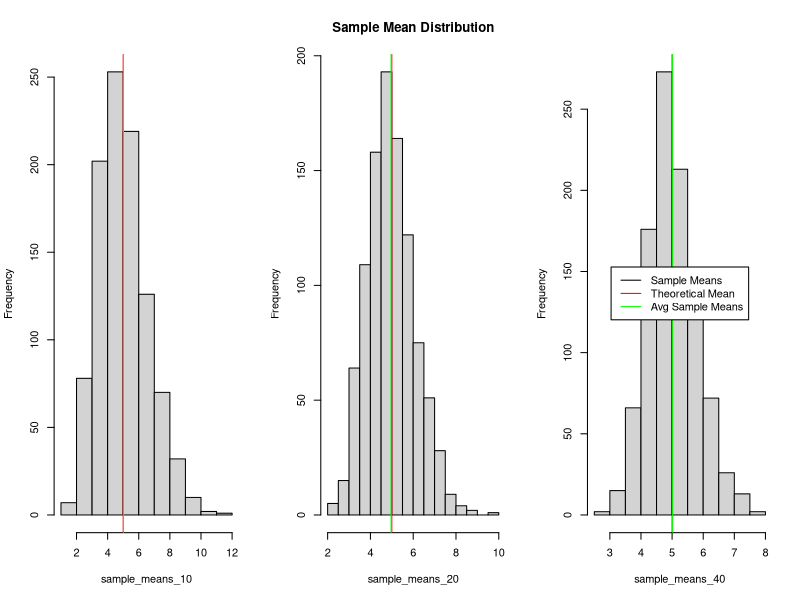
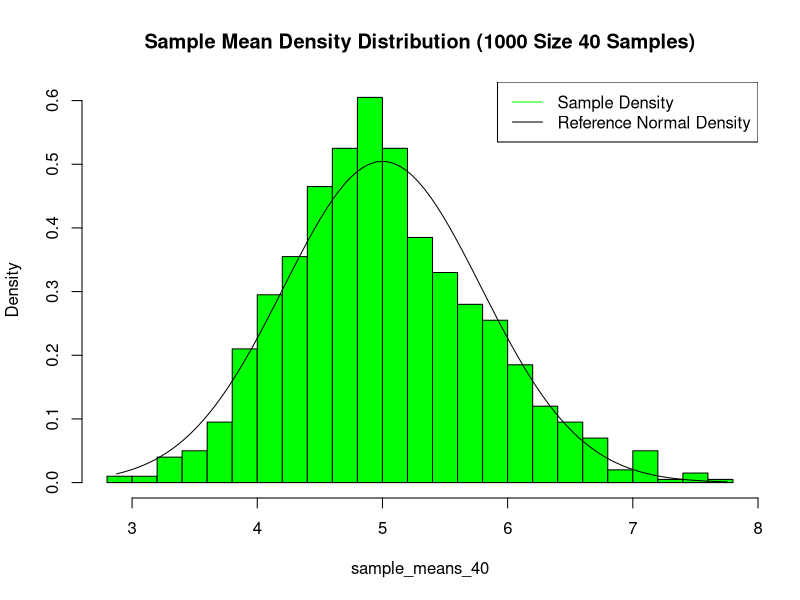
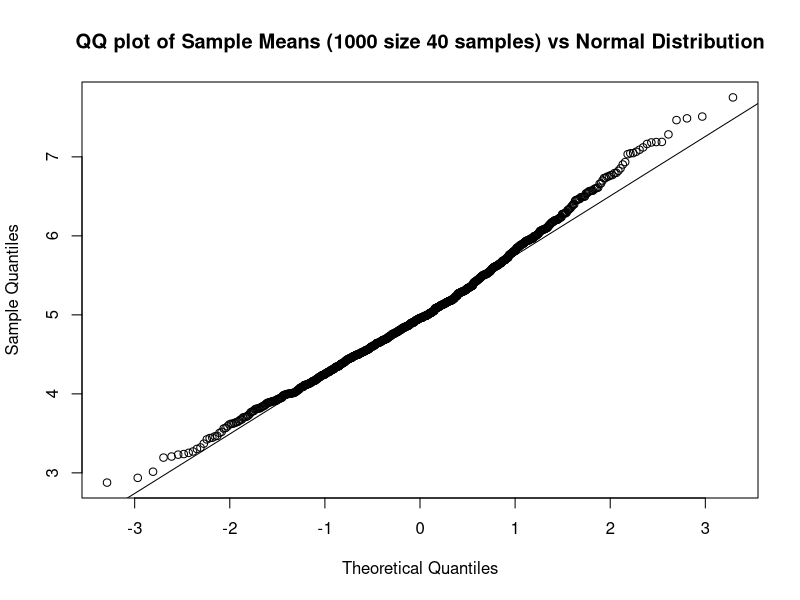

R code for these plots, in order:
## ---- chunk 1
knitr::opts_chunk$set(echo = TRUE, tidy = FALSE)
## ---- chunk 2
lambda <- 0.2
## ---- chunk 3

n <- 10

# Setting fixed seed first for reproducibility.
set.seed(123)

samples_10 <- matrix(data = rexp(n*1000, rate = lambda), nrow = n, ncol = 1000)

set.seed(321)
samples_20 <- matrix(data = rexp(n*2*1000, rate = lambda), nrow = n*2, ncol = 1000)

set.seed(132)
samples_40 <- matrix(data = rexp(n*4*1000, rate = lambda), nrow = n*4, ncol = 1000)
## ---- chunk 4

sample_means_10 <- apply(samples_10, 2, mean)
sample_vars_10 <- apply(samples_10, 2, var)

sample_means_20 <- apply(samples_20, 2, mean)
sample_vars_20 <- apply(samples_20, 2, var)

sample_means_40 <- apply(samples_40, 2, mean)
sample_vars_40 <- apply(samples_40, 2, var)
## ---- chunk 5
mean_t <- 1/lambda
var_t <- 1/lambda^2
## ---- chunk 6
par(mfrow = c(1,3))
hist(sample_means_10, main = '')
abline(v = mean_t, col = 'red')
mean_10 <- mean(sample_means_10)
abline(v = mean_10, col = 'green')

hist(sample_means_20, main = 'Sample Mean Distribution')
abline(v = mean_t, col = 'red')
mean_20 <- mean(sample_means_20)
abline(v = mean_20, col = 'green')

hist(sample_means_40, main = '')
abline(v = mean_t, col = 'red')
mean_40 <- mean(sample_means_40)
abline(v = mean_40, col = 'green')
legend('center', c('Sample Means', 'Theoretical Mean', 'Avg Sample Means'), 
       lty = c(1,1,1), col = c('black', 'red', 'green'), bg = 'white')
## ---- chunk 7
var_40 <- var(sample_means_40)
## ---- chunk 8
# creating reference normal distribution
x = seq(from = min(sample_means_40), to = max(sample_means_40), length.out = 100)
ref_means = dnorm(x, mean = mean_t, sd = sqrt(var_t/40))

par(mfrow = c(1, 1))

hist(sample_means_40, breaks = 20, prob = TRUE, 
     main = 'Sample Mean Density Distribution (1000 Size 40 Samples)', col = 'green')
lines(x, ref_means)
legend('topright', c('Sample Density', 'Reference Normal Density'), lty = c(1, 1), 
       col = c('green', 'black'))

## ---- chunk 9
qqnorm(sample_means_40, 
       main = 'QQ plot of Sample Means (1000 size 40 samples) vs Normal Distribution')
qqline(sample_means_40)

